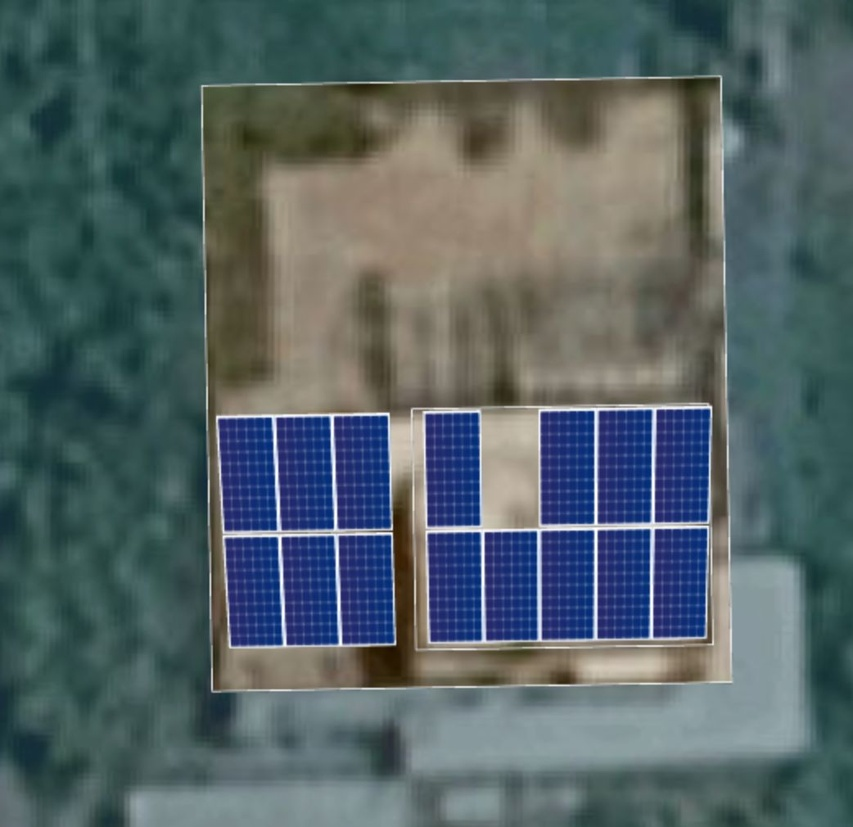
#> input picture 3d-design/architect-residence/src/design-topview.jpg, 853 x 827 px, shrunk from 1042 x 1010 before the run
$ python -i basedesign.py   (imports and definitions only)
#> lines starting #> are read from the running program, lines starting #| are printed output that depends on the picture
# Design Lab worker v1.14.3 (2026-11-02) — read a BASE DESIGN picture: where every panel is.
#
# Owner (Nov 2026): "give an option of start from scratch or upload basic 3D design" — a SolarEdge Designer
# screenshot (solid blue panels split by thin light lines, on a satellite picture) or an AutoCAD drawing as a PDF /
# picture (panels drawn as blue outlined rectangles, like Sejal Parikh's). The layout and panel placement are already
# done there; the Design Lab reads them instead of placing panels itself.
#
# read_panels(rgb) → {'style', 'tables': [{panels: [...], rows, cols, orient, angle}], 'panel_px': (long, short)}
# Each panel: centre (x, y) and its 4 corners in picture pixels. Scale (px per m) comes later from the panel size.
import math

import numpy as np
from scipy import ndimage

MIN_PANEL_PX = 40          # a panel smaller than this many pixels is noise / text
ASPECT = 2.1               # panel long / short side (2.382 × 1.134 m for 600–630 Wp)


def _blue(a):
    r, g, b = a[..., 0].astype(int), a[..., 1].astype(int), a[..., 2].astype(int)
    return (b > r + 45) & (b > g + 32) & (g < 125)                 # panel navy / CAD blue — not sky-blue icons, not a blue-tinted satellite picture (v1.14.3)


# [165 lines left out: functions _axes, _runs, _split_even, _filled_tables, _scores, _peak and 2 more, not called in this run]


def _outlined_tables(blue):
    """AutoCAD style: panels are blue outlined rectangles — each panel is a hole inside the blue lines."""
    lines = ndimage.binary_dilation(blue, iterations=1)
    filled = ndimage.binary_fill_holes(lines)
    holes = filled & ~lines
    lab, n = ndimage.label(holes)
    if not n:
        return []
    objs = ndimage.find_objects(lab)
    cells = []
    for i, sl in enumerate(objs):
        h, w = sl[0].stop - sl[0].start, sl[1].stop - sl[1].start
        area = int((lab[sl] == i + 1).sum())
        if area < MIN_PANEL_PX or area < 0.75 * w * h:            # not a clean rectangle (text, symbols)
            continue
        cells.append(dict(i=i + 1, x=(sl[1].start + sl[1].stop) / 2, y=(sl[0].start + sl[0].stop) / 2, w=w, h=h, area=area))
    if not cells:
        return []
    # panels are the most common rectangle size (± 25 %), long side about 1.6–2.4 × the short side
    areas = np.array([c['area'] for c in cells])
    med = np.median(areas[(areas > np.percentile(areas, 25))])
    cells = [c for c in cells if 0.7 * med <= c['area'] <= 1.35 * med and 1.4 <= max(c['w'], c['h']) / max(1, min(c['w'], c['h'])) <= 2.6]
    cells = _fill_strips(cells, blue)
    # tables: cells that touch (share an outline) form one table
    occ = np.zeros(blue.shape, np.int32)
    for k, c in enumerate(cells):
        y0, y1 = int(c['y'] - c['h'] / 2 - 2), int(c['y'] + c['h'] / 2 + 3)
        x0, x1 = int(c['x'] - c['w'] / 2 - 2), int(c['x'] + c['w'] / 2 + 3)
        occ[max(0, y0):y1, max(0, x0):x1] = 1
    tl, tn = ndimage.label(occ)
    out = []
    for k in range(1, tn + 1):
        mine = [c for c in cells if tl[min(int(c['y']), tl.shape[0] - 1), min(int(c['x']), tl.shape[1] - 1)] == k]
        if not mine:
            continue
        w = float(np.median([m['w'] for m in mine])); h = float(np.median([m['h'] for m in mine]))
        cols = len(_clusters([m['x'] for m in mine], w * 0.5)); rows = len(_clusters([m['y'] for m in mine], h * 0.5))
        panels = [{'x': c['x'], 'y': c['y'], 'w': c['w'], 'h': c['h'],
                   'corners': [(c['x'] - c['w'] / 2, c['y'] - c['h'] / 2), (c['x'] + c['w'] / 2, c['y'] - c['h'] / 2),
                               (c['x'] + c['w'] / 2, c['y'] + c['h'] / 2), (c['x'] - c['w'] / 2, c['y'] + c['h'] / 2)]} for c in mine]
        out.append({'panels': panels, 'rows': rows, 'cols': cols, 'angle_deg': 0.0, 'orient': 'P' if h > w else 'L', 'panel_px': (max(w, h), min(w, h))})
    return out


# [57 lines left out: functions _clusters, _fill_strips, not called in this run]


def read_panels(rgb: np.ndarray) -> dict:
    blue = _blue(rgb)
    filled = ndimage.binary_fill_holes(ndimage.binary_closing(blue, iterations=2))
    solid = blue.sum() / max(1, filled.sum())               # SolarEdge ≈ 0.8, outlines ≈ 0.1–0.3
    style = 'filled' if solid > 0.55 else 'outlined'
    tables = _filled_tables(blue) if style == 'filled' else _outlined_tables(blue)
    tables = [t for t in tables if t['panels']]
    tables.sort(key=lambda t: (np.mean([p['y'] for p in t['panels']]), np.mean([p['x'] for p in t['panels']])))
    long_px = float(np.median([t['panel_px'][0] for t in tables])) if tables else 0.0
    return {'style': style, 'tables': tables, 'panel_long_px': long_px, 'panels': sum(len(t['panels']) for t in tables)}

>>> import cv2
>>> picture = cv2.imread('../../../3d-design/architect-residence/src/design-topview.jpg', cv2.IMREAD_GRAYSCALE)
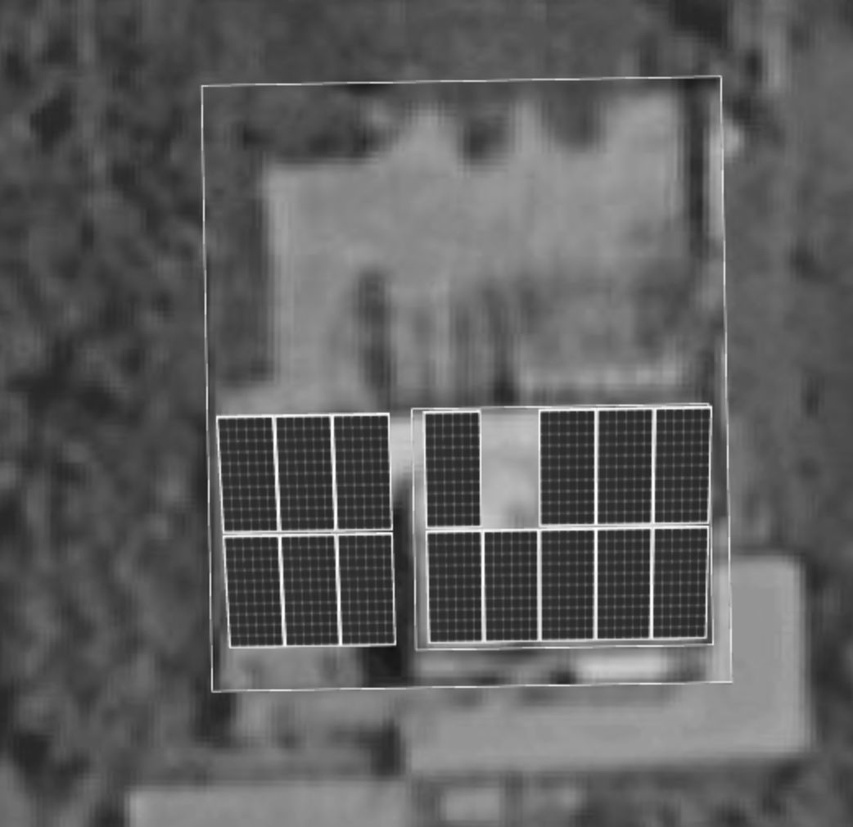
#> picture: shape (827, 853); min 16, max 255, mean 94.8
>>> result = read_panels(picture)
#> in _blue, `r, g, b = a[..., 0].astype(int), a[..., 1].astype(int), a[..., 2].asty..`: r = 827 values, max 108 at index 780, min 39 at index 706, mean 69.54; g = 827 values, max 109 at index 781, min 39 at index 720, mean 69.69; b = 827 values, max 109 at index 795, min 40 at index 513, mean 70.02
#> in read_panels, `solid = blue.sum() / max(1, filled.sum())`: solid = 0
#> in read_panels, `style = 'filled' if solid > 0.55 else 'outlined'`: style = 'outlined'
#> in _outlined_tables, `lab, n = ndimage.label(holes)`: lab = 827 values from 0 to 0; n = 0
#> in read_panels, `tables = _filled_tables(blue) if style == 'filled' else _outlined_tabl..`: tables = []
#> in read_panels, `long_px = float(np.median([t['panel_px'][0] for t in tables])) if tabl..`: long_px = 0
#> result = {'style': 'outlined', 'tables': [], 'panel_long_px': 0, 'panels': 0}
